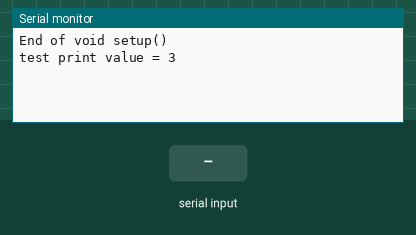
Recording of a sketch running on a simulated Arduino Mega 2560, built with avr-gcc and run on an emulated ATmega2560. Shown: the last lines printed to the serial monitor. Inputs (shaded band) come from the test bench.

Above: at 1.2 s.
1.3 s: "1" received over the second serial link
At 2.3 s:
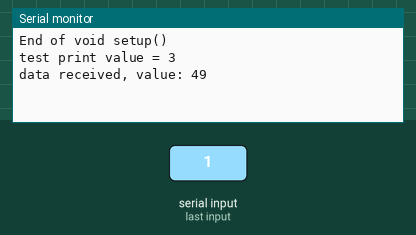
2.8 s: "0" received over the second serial link
At 3.4 s:
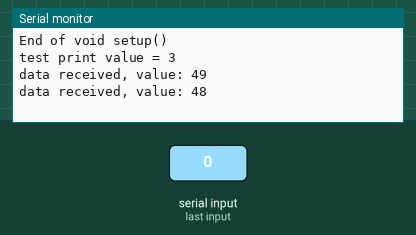
4.3 s: "2" received over the second serial link
At 5.8 s:
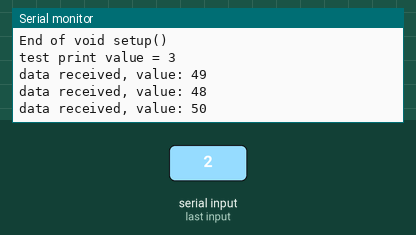

The sketch:

SerialTest2.ino
```cpp
// Part of Psyche Capstone Project Spring 2022, class 17A
// Code for Testing Serial from computer

// Written by Cecilia Delcamp
// Version 1, Last Update 03/09/2022
// Written for use on an Elegoo Mega 2560 R3
// Uses the additional serial ports instead of SoftwareSerial

// Libraries Used:
//#include <SoftwareSerial.h> // https://www.arduino.cc/en/Reference/softwareSerial

// Declare Constants and Pin Assignments

// Software Serial communication
//const byte SW_RX_in = 2;    // Arduino Pin for receive, requires change interrupt support
//const byte SW_TX_out = 5;   // Arduino Pin for transmit
const int BAUD = 9600;   // Tx & Rx rate

//const byte PIN_LED1 = 10;
//const byte PIN_LED2 = 11;

int listen_flag = true;
int tx_data = 22; // to transmit
int rx_data = 0;

// Set up a software serial instance
//SoftwareSerial SW(SW_RX_in, SW_TX_out);

void setup() {
  // put your setup code here, to run once:

  // set up IO pins
  //pinMode(PIN_LED1, OUTPUT);
  //pinMode(PIN_LED2, OUTPUT);

  // set up SW Serial
  //pinMode(SW_RX_in, INPUT);
  //pinMode(SW_TX_out, OUTPUT);
  Serial3.begin(BAUD);

  // Set up Serial to Computer COM port
  Serial.begin(9600);
  // Serial print (status & troubleshooting)
  Serial.println("\nEnd of void setup()");
  Serial.print("test print value = "); Serial.print("3");

}

void loop() {
  // put your main code here, to run repeatedly:

  //Serial3.listen();

  //if ( Serial3.isListening()  ) {
    //Serial.println("\nSerial 3 listening");
    listen_flag = false;

    //SW.write(tx_data); // send it
    //Serial.print("tx data sent, value: ");Serial.print(tx_data);

    // if there is anything in the buffer
    if ( Serial3.available() > 0 ) {
      //rx_data = Serial3.read()-'0'; // apparently an ASCII value, convert to number
      rx_data = Serial3.read();
      Serial.print("\ndata received, value: ");
      Serial.print(rx_data);
    }

    // what to do with the info
    if (rx_data == 1) {
      // any arbitrary code here
      Serial.print("\ndata received, first button pressed");
      //digitalWrite(PIN_LED1, HIGH);
      //digitalWrite(PIN_LED2, LOW);
    }
    if (rx_data == 2) {
      // any arbitrary code here
      Serial.print("\ndata received, second button pressed");
      //digitalWrite(PIN_LED1, LOW);
      //digitalWrite(PIN_LED2, HIGH);
    }
    if (rx_data == 3) {
      // any arbitrary code here
      Serial.print("\ndata received, third button pressed");
      //digitalWrite(PIN_LED1, HIGH);
      //digitalWrite(PIN_LED2, HIGH);
    }
    // resets variable - could be implemented without this
    // except the serial monitor fills up quickly
    rx_data = 0;
  //}
}
```

Measured:
- after the input at 1.3 s, the serial monitor: prints a new line at once (image 1)
- after the input at 2.8 s, the serial monitor: prints a new line at once (image 2)
- after the input at 4.3 s, the serial monitor: prints a new line at once (image 3)
